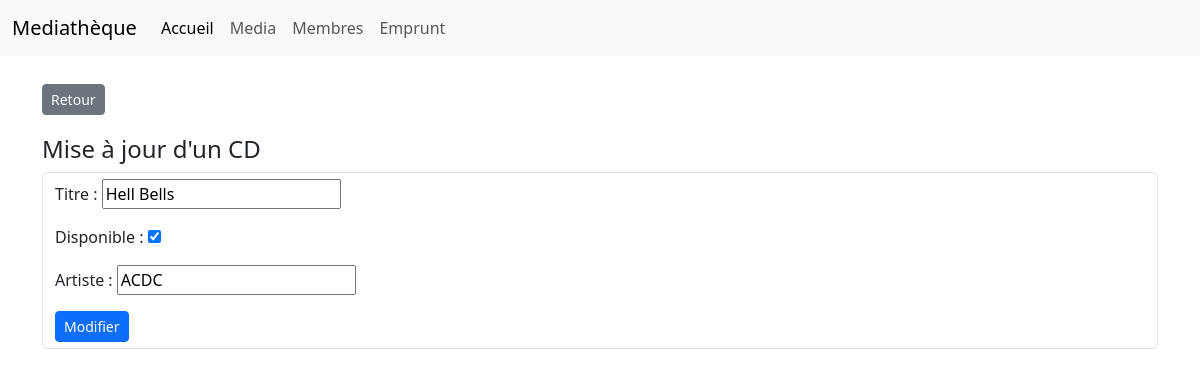
Screenshot of /bibliothecaire/cd/1 with the database file from the repository.
### bibliothecaire/models.py (models this page shows, shortened)
class Media(models.Model):
    title = models.CharField('Titre', max_length=200)
    available = models.BooleanField('Disponible', default=True)
    class Meta:
        abstract = True

class Cd(Media):
    artist = models.CharField('Artiste', max_length=150)
    class Meta:
        verbose_name = "CD"

### bibliothecaire/views.py (the view)
# urls.py: path("cd/<int:cd_id>", views.detail_cd, name="detail-cd"),
def detail_cd(request, cd_id):
    cd = get_object_or_404(Cd, pk=cd_id)
    if request.method == 'POST':
        form = CdForm(request.POST,instance = cd)
        if form.is_valid():
            cd = form.save(commit=False)
            cd.title = form.cleaned_data['title']
            cd.artist = form.cleaned_data['artist']
            cd.available = form.cleaned_data['available']
            cd.save()
            return HttpResponseRedirect('/bibliothecaire')
    else:
        form = CdForm(instance = cd)
    return render(request, "bibliothecaire/cd/detail.html",{
        'form': form,
    })

### bibliothecaire/forms.py
class CdForm(forms.ModelForm):
    class Meta:
        model = Cd
        fields = '__all__'

### bibliothecaire/templates/bibliothecaire/cd/detail.html (shortened to what this page needs)
{% extends "bibliothecaire/base.html" %}
{% block content %}
    <a class="btn btn-secondary btn-sm my-1" href=" {% url 'listing' %} " >Retour</a>
    <h4 class="mt-3"> Mise à jour d'un CD</h4>
    <div class="mt-2">
        <form class="form-control  " action="" method="post" novalidate >
            {{ form.as_p }}
            <input class="btn btn-primary btn-sm" type="submit" value="Modifier">
        </form>
    </div>
{% endblock  %}

### rows the page displays
Cd: title "Hell Bells", available "☑", artist "ACDC"
